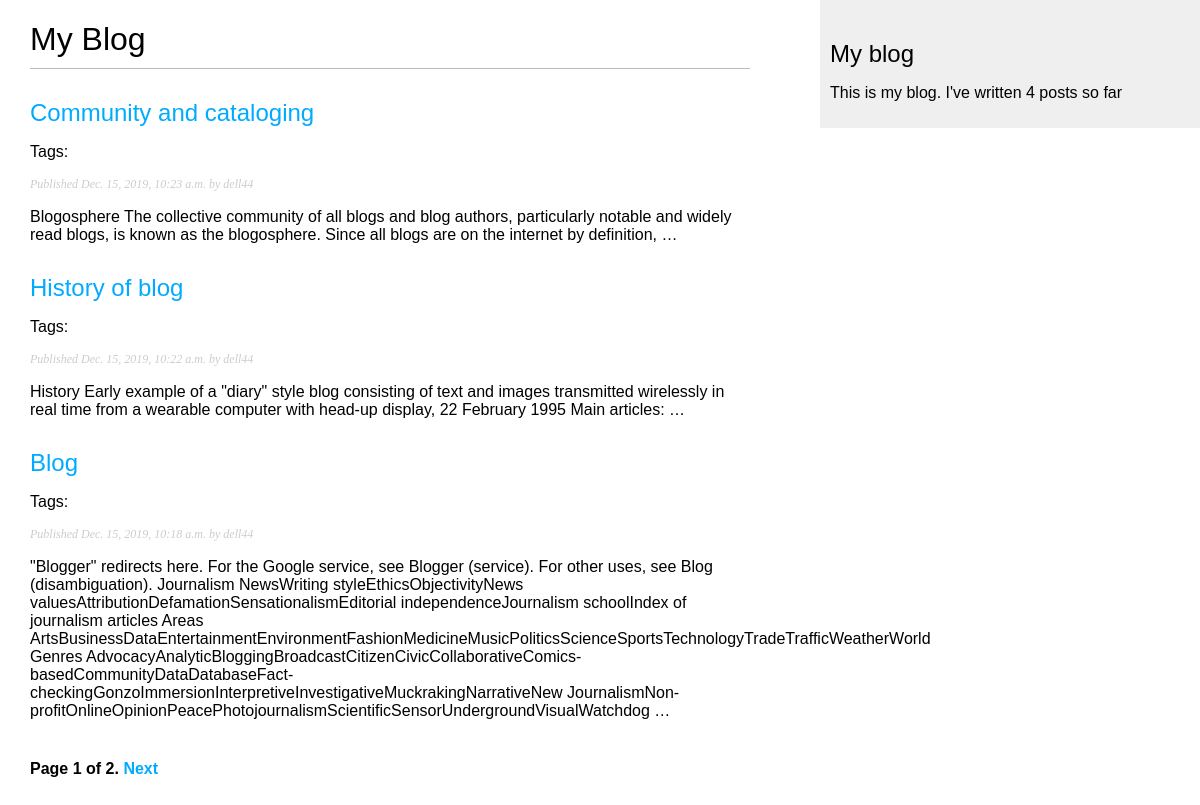
The page /blog/ on the database as committed earlier.
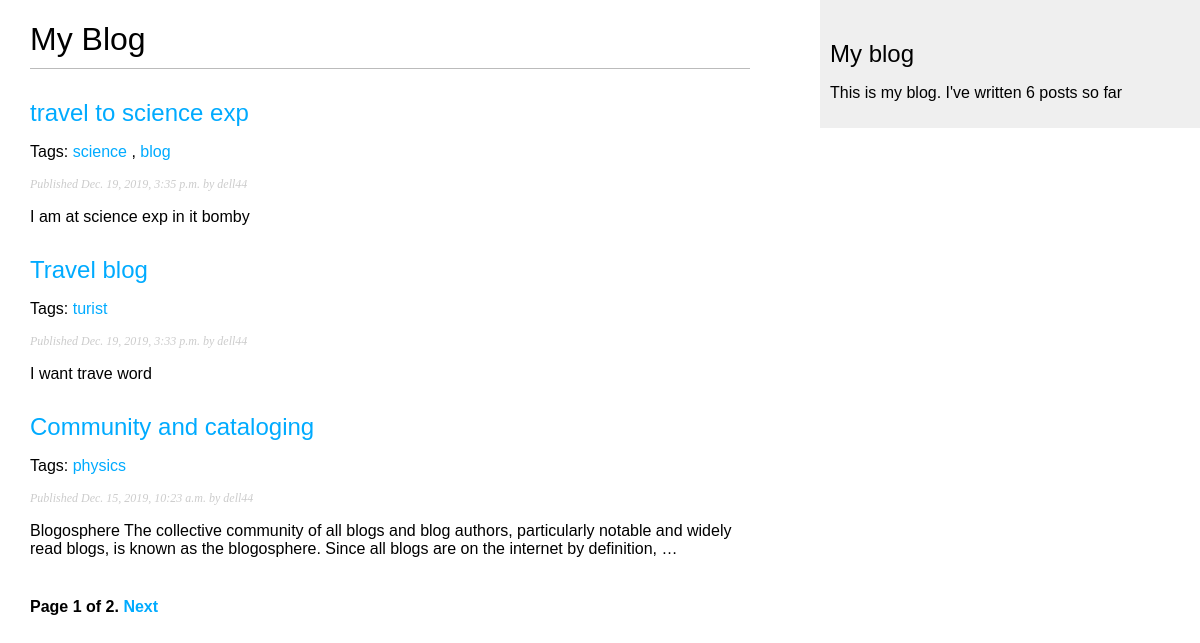
The same page on the database as committed later.
### blog/models.py (models this page shows, shortened)
class Post(models.Model):
    STATUS_CHOICE = (
                    ('draft', 'Draft'),
                    ('published','Published')
                    )
    tags =  TaggableManager()
    title = models.CharField(max_length=250 )
    slug = models.SlugField(max_length =250 ,
                            unique_for_date = 'publish')
    author = models.ForeignKey(User, on_delete = models.CASCADE,
                              related_name = 'blog_posts' )
    body = models.TextField()
    publish = models.DateTimeField(default =timezone.now)
    created = models.DateTimeField(auto_now_add = True)
    updated = models.DateTimeField(auto_now =True)
    status = models.CharField(max_length =10 ,choices = STATUS_CHOICE,default = 'draft')
    objects = models.Manager()
    published = PublishedManager()
    class Meta:
        ordering   = ('-publish',)
    def get_absolute_url (self):
        return reverse('blog:post_detail',
                        args =[self.publish.year,
                                self.publish.month,
                                self.publish.day,
                                self.slug ])

### blog/views.py (the view)
# urls.py: path('', views.post_list, name ='post_list'    ),
def post_list(request,tag_slug = None):
    object_list = Post.published.all()
    tag = None
    if tag_slug:
        tag = get_object_or_404 (Tag, slug = tag_slug)
        object_list = object_list.filter(tags__in = [tag])
    paginator =Paginator(object_list,3)
    page =request.GET.get('page')
    try:
        posts = paginator.page(page)
    except PageNotAnInteger :
        posts = paginator.page(1)
    except EmptyPage:
        posts = paginator.page(paginator.num_pages)
    return render (request , 'blog/post/list.html', {'page':page,'posts': posts , 'tag':tag})

### blog/models.py (called while the page is built)
    def get_queryset(self):
        return super(PublishedManager,
                 self).get_queryset()\
                      .filter(status='published')

### blog/templatetags/blog_tags.py (called while the page is built)
@register.simple_tag
def total_posts():
    return Post.published.count()

### blog/templates/blog/post/list.html (shortened to what this page needs)
{% extends "blog/base.html" %}
{% block content %}
  <h1>My Blog</h1>
  {% for post in posts %}
    <h2>
      <a href="{{ post.get_absolute_url }}">
        {{ post.title }}
      </a>
    </h2>
    <p class="tags">
      Tags:
      {% for tag in post.tags.all %}
        <a href="{% url "blog:post_list_by_tag" tag.slug %}">
          {{ tag.name }}
        </a>
        {% if not forloop.last %}, {% endif %}
      {% endfor %}
    </p>
    <p class="date">
      Published {{ post.publish }} by {{ post.author }}
    </p>
    {{ post.body|truncatewords:30|linebreaks }}
  {% endfor %}
  {% include "pagination.html" with page=posts %}
{% endblock %}

### blog/templates/blog/base.html (shortened to what this page needs)
{% load blog_tags %}
{% load static %}
<!DOCTYPE html>
<html>
<head>
  <link href="{% static "css/blog.css" %}" rel="stylesheet">
</head>
<body>
  <div id="content">
    {% block content %}
    {% endblock %}
  </div>
  <div id="sidebar">
    <h2>My blog</h2>
      <p>This is my blog. I've written {% total_posts %} posts so far</p>
  </div>
</body>
</html>

### blog/templates/pagination.html (shortened to what this page needs)
<div class="pagination">
  <span class="step-links">
<span class="current">
  Page {{ page.number }} of {{ page.paginator.num_pages }}.
</span>
  {% if page.has_next %}
    <a href="?page={{ page.next_page_number }}">Next</a>
    {% endif %}
</span>
</div>

### blog/static/css/blog.css (style rules this page uses)
body { margin:0; padding:0; font-family:helvetica, sans-serif; }
a { color:#00abff; text-decoration:none; }
h1 { font-weight:normal; border-bottom:1px solid #bbb; padding:0 0 10px 0; }
h2 { font-weight:normal; margin:30px 0 0; }
#content { float:left; width:60%; padding:0 0 0 30px; }
#sidebar { float:right; width:30%; padding:10px; background:#efefef; height:100%; }
p.date { color:#ccc; font-family: georgia, serif; font-size: 12px; font-style: italic; }
.pagination { margin:40px 0; font-weight:bold; }

Rows that differ between the two databases and show on the page:
no longer on this page (row unchanged): Post: title "History of blog", publish "Dec. 15, 2019, 10:22 a.m.", author "dell44", body "History Early example of a \"diary\" style blog consisting of text and images transmitted wirelessly in real time from a wearable computer with head-up display, 22 February 1995 Main articles: …"
no longer on this page (row edited): Post: title "Blog", publish "Dec. 15, 2019, 10:18 a.m.", author "dell44", body "\"Blogger\" redirects here. For the Google service, see Blogger (service). For other uses, see Blog (disambiguation). Journalism NewsWriting styleEthicsObjectivityNews valuesAttributionDefamationSensationalismEditorial independenceJournalism schoolIndex of journalism articles Areas ArtsBusinessDataEntertainmentEnvironmentFashionMedicineMusicPoliticsScienceSportsTechnologyTradeTrafficWeatherWorld Genres AdvocacyAnalyticBloggingBroadcastCitizenCivicCollaborativeComics-basedCommunityDataDatabaseFact-checkingGonzoImmersionInterpretiveInvestigativeMuckrakingNarrativeNew JournalismNon-profitOnlineOpinionPeacePhotojournalismScientificSensorUndergroundVisualWatchdog …"
added Post: title "travel to science exp", publish "Dec. 19, 2019, 3:35 p.m.", author "dell44", body "I am at science exp in it bomby"
now on this page (row unchanged): Tag: name "science", shown under "travel to science exp"
added Tag: name "blog", shown under "travel to science exp"
added Post: title "Travel blog", publish "Dec. 19, 2019, 3:33 p.m.", author "dell44", body "I want trave word"
added Tag: name "turist", shown under "Travel blog"
changed Post "Community and cataloging": gains Tag (name "physics")
Other text that changed with them:
text no longer shown: "4"
text now shown: "6"
